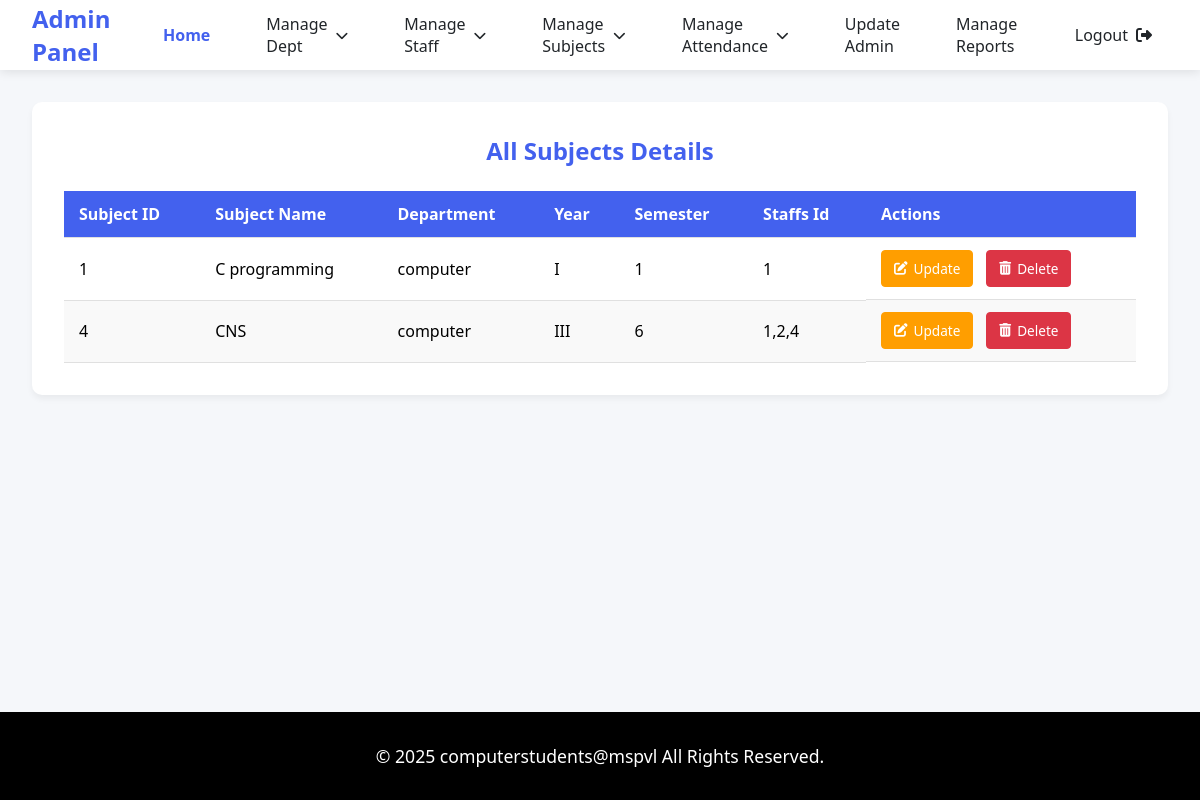
Screenshot of /view_subject with the database file from the repository.
### tables this page shows
CREATE TABLE "subjects_tb" (
	"subjectid"	INTEGER NOT NULL UNIQUE,
	"subjectname"	TEXT NOT NULL UNIQUE,
	"dept"	TEXT NOT NULL,
	"year"	TEXT NOT NULL,
	"sem"	TEXT NOT NULL,
	"staffsid"	TEXT,
	PRIMARY KEY("subjectid")
);

### app.py (the view)
@app.route('/view_subject')
def view_subject():
    con = sqlite3.connect('spm_db.db')
    cur = con.cursor()
    cur.execute("SELECT * FROM subjects_tb")
    data = cur.fetchall()
    con.close()
    return render_template('admin/view_subject.html', data = data)

### templates/admin/view_subject.html (shortened to what this page needs)
<!DOCTYPE html>
<html lang="en">
<head>
    <link rel="stylesheet" href="https://cdnjs.cloudflare.com/ajax/libs/font-awesome/6.4.0/css/all.min.css">
    <link rel="stylesheet" href="static/css/style.css">
</head>
<body>
    <nav class="navbar">
        <a href="#" class="navbar-brand">Admin Panel</a>
        <div class="nav-menu">
            <a href="{{url_for('admin_dashboard')}}" class="nav-item active">Home</a>
            <div class="dropdown">
                <a href="#" class="nav-item dropdown-toggle">Manage Dept</a>
            </div>
            <div class="dropdown">
                <a href="#" class="nav-item dropdown-toggle">Manage Staff</a>
            </div>
            <div class="dropdown">
                <a href="#" class="nav-item dropdown-toggle">Manage Subjects</a>
            </div>
            <div class="dropdown">
                <a href="#" class="nav-item dropdown-toggle">Manage Attendance</a>
            </div>
            <a href="{{url_for('update_admin')}}" class="nav-item">Update Admin</a>
            <a href="{{url_for('generate_report')}}" class="nav-item">Manage Reports</a>
            <a href="{{url_for('home')}}"class="nav-item" id="logout-link">
                <span>Logout</span>
                <i class="fas fa-sign-out-alt"></i>
            </a>
        </div>
    </nav>
    <div class="main-content">
        <div class="table-container">
            <h2>All Subjects Details</h2>
            <table class="dept-table">
                <thead>
                    <tr>
                        <th>Subject ID</th>
                        <th>Subject Name</th>
                        <th>Department</th>
                        <th>Year</th>
                        <th>Semester</th>
                        <th>Staffs Id </th>
                        <th>Actions</th>
                    </tr>
                </thead>
                <tbody>
                    {% for row in data %}
                    <tr>
                        <td>{{ row[0] }}</td>
                        <td>{{ row[1] }}</td>
                        <td>{{ row[2] }}</td>
                        <td>{{ row[3] }}</td>
                        <td>{{ row[4] }}</td>
                        <td>{{ row[5] }}</td>
                        <td class="action-buttons">
                            <a href="{{ url_for('update_subject_form', subjectid=row[0],subjectname=row[1],dept=row[2],year=row[3],sem=row[4]) }}" class="btn-update">
                                <i class="fas fa-edit"></i> Update
                            </a>
                            <a href="{{ url_for('delete_subject', subjectid=row[0]) }}" class="btn-delete" onclick="return confirm('Are you sure you want to delete this department?')">
                                <i class="fas fa-trash-alt"></i> Delete
                            </a>
                        </td>
                    </tr>
                    {% endfor %}
                </tbody>
            </table>
        </div>
    </div>
    <footer class="footer">
        <p class="copyright">© 2025 computerstudents@mspvl All Rights Reserved.</p>
    </footer>
</body>
</html>

### static/css/style.css (style rules this page uses)
:root { --primary: #4361ee; --primary-dark: #3a0ca3; --secondary: #4cc9f0; --light: #f8f9fa; --dark: #212529; --success: #38b000; --warning: #ff9e00; }
* { margin: 0; padding: 0; box-sizing: border-box; font-family: 'Segoe UI', Tahoma, Geneva, Verdana, sans-serif; }
body { background-color: #f5f7fa; display: flex; flex-direction: column; min-height: 100vh; }
.navbar { background: white; box-shadow: 0 2px 10px rgba(0,0,0,0.1); padding: 0 2rem; height: 70px; display: flex; justify-content: space-between; align-items: center; position: fixed; width: 100%; top: 0; z-index: 1000; }
.navbar-brand { font-size: 1.5rem; font-weight: 700; color: var(--primary); text-decoration: none; }
.nav-menu { display: flex; gap: 1.5rem; height: 100%; }
.nav-item { display: flex; align-items: center; padding: 0 1rem; color: var(--dark); text-decoration: none; font-weight: 500; height: 100%; transition: all 0.3s; position: relative; }
.nav-item.active { color: var(--primary); font-weight: 600; }
.dropdown { position: relative; height: 100%; }
.dropdown-toggle::after { content: '\f078'; font-family: 'Font Awesome 6 Free'; font-weight: 900; margin-left: 8px; font-size: 0.8rem; }
#logout-link i { margin-left: 0.5rem; }
.main-content { margin-top: 70px; padding: 2rem; flex: 1; }
.footer { background: black; color: white; padding: 2rem; text-align: center; margin-top: auto; font-size: 1.1rem; }
.copyright { font-weight: 500; }
.table-container { background: white; border-radius: 10px; padding: 2rem; box-shadow: 0 4px 6px rgba(0,0,0,0.05); margin-bottom: 2rem; }
.table-container h2 { color: var(--primary); margin-bottom: 1.5rem; text-align: center; font-size: 1.5rem; }
.dept-table { width: 100%; border-collapse: collapse; margin-top: 1rem; }
.dept-table th, .dept-table td { padding: 12px 15px; text-align: left; border-bottom: 1px solid #e0e0e0; }
.dept-table th { background-color: var(--primary); color: white; font-weight: 600; position: sticky; top: 0; }
.dept-table tr:nth-child(even) { background-color: #f9f9f9; }
.action-buttons { display: flex; gap: 0.8rem; }
.btn-update, .btn-delete, .btn-merge { padding: 8px 12px; border-radius: 4px; font-size: 0.85rem; text-decoration: none; display: inline-flex; align-items: center; gap: 6px; transition: all 0.2s ease; font-weight: 500; }
.btn-update { background-color: var(--warning); color: white; border: 1px solid var(--warning); }
.btn-delete { background-color: #dc3545; color: white; border: 1px solid #dc3545; }

### rows the page displays
subjects_tb: subjectid "1", subjectname "C programming", dept "computer", year "I", sem "1", staffsid "1"
subjects_tb: subjectid "4", subjectname "CNS", dept "computer", year "III", sem "6", staffsid "1,2,4"
